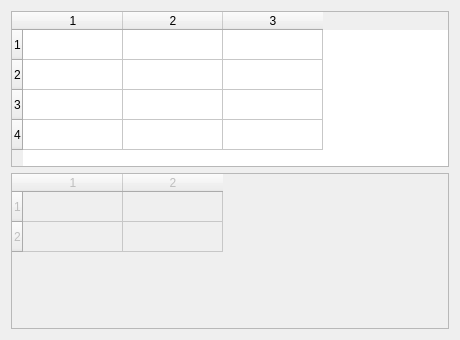
<?xml version="1.0" encoding="UTF-8"?>
<ui version="4.0"><class>Dialog</class><widget class="QDialog" name="Dialog"><property name="geometry"><rect><x>0</x><y>0</y><width>460</width><height>340</height></rect></property><property name="windowTitle"><string>#070 states/155_disabled_table</string></property><layout class="QVBoxLayout" name="verticalLayout"><property name="leftMargin"><number>11</number></property><property name="topMargin"><number>11</number></property><property name="rightMargin"><number>11</number></property><property name="bottomMargin"><number>11</number></property><property name="spacing"><number>6</number></property><item><widget class="QTableWidget" name="table"><property name="rowCount"><number>4</number></property><property name="columnCount"><number>3</number></property></widget></item><item><widget class="QTableWidget" name="table2"><property name="rowCount"><number>2</number></property><property name="columnCount"><number>2</number></property><property name="enabled"><bool>false</bool></property></widget></item></layout></widget></ui>
